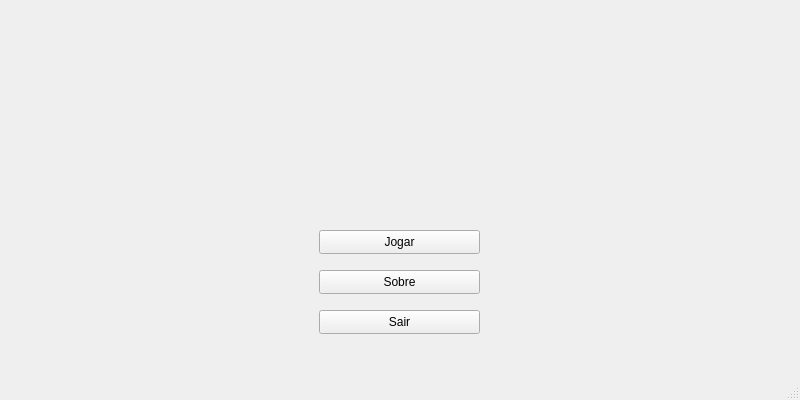
<?xml version="1.0" encoding="UTF-8"?>
<ui version="4.0">
 <class>MainWindow</class>
 <widget class="QMainWindow" name="MainWindow">
  <property name="geometry">
   <rect>
    <x>0</x>
    <y>0</y>
    <width>800</width>
    <height>400</height>
   </rect>
  </property>
  <property name="windowTitle">
   <string>MainWindow</string>
  </property>
  <widget class="QWidget" name="centralwidget">
   <widget class="QPushButton" name="Jogar">
    <property name="geometry">
     <rect>
      <x>319</x>
      <y>230</y>
      <width>161</width>
      <height>24</height>
     </rect>
    </property>
    <property name="text">
     <string>Jogar</string>
    </property>
   </widget>
   <widget class="QPushButton" name="Sobre">
    <property name="geometry">
     <rect>
      <x>319</x>
      <y>270</y>
      <width>161</width>
      <height>24</height>
     </rect>
    </property>
    <property name="text">
     <string>Sobre</string>
    </property>
   </widget>
   <widget class="QPushButton" name="Sair">
    <property name="geometry">
     <rect>
      <x>319</x>
      <y>310</y>
      <width>161</width>
      <height>24</height>
     </rect>
    </property>
    <property name="text">
     <string>Sair</string>
    </property>
   </widget>
   <widget class="QLabel" name="back">
    <property name="geometry">
     <rect>
      <x>0</x>
      <y>0</y>
      <width>800</width>
      <height>400</height>
     </rect>
    </property>
    <property name="text">
     <string/>
    </property>
   </widget>
   <zorder>back</zorder>
   <zorder>Jogar</zorder>
   <zorder>Sobre</zorder>
   <zorder>Sair</zorder>
  </widget>
  <widget class="QMenuBar" name="menubar">
   <property name="geometry">
    <rect>
     <x>0</x>
     <y>0</y>
     <width>800</width>
     <height>21</height>
    </rect>
   </property>
  </widget>
  <widget class="QStatusBar" name="statusbar"/>
 </widget>
 <resources/>
 <connections/>
</ui>
